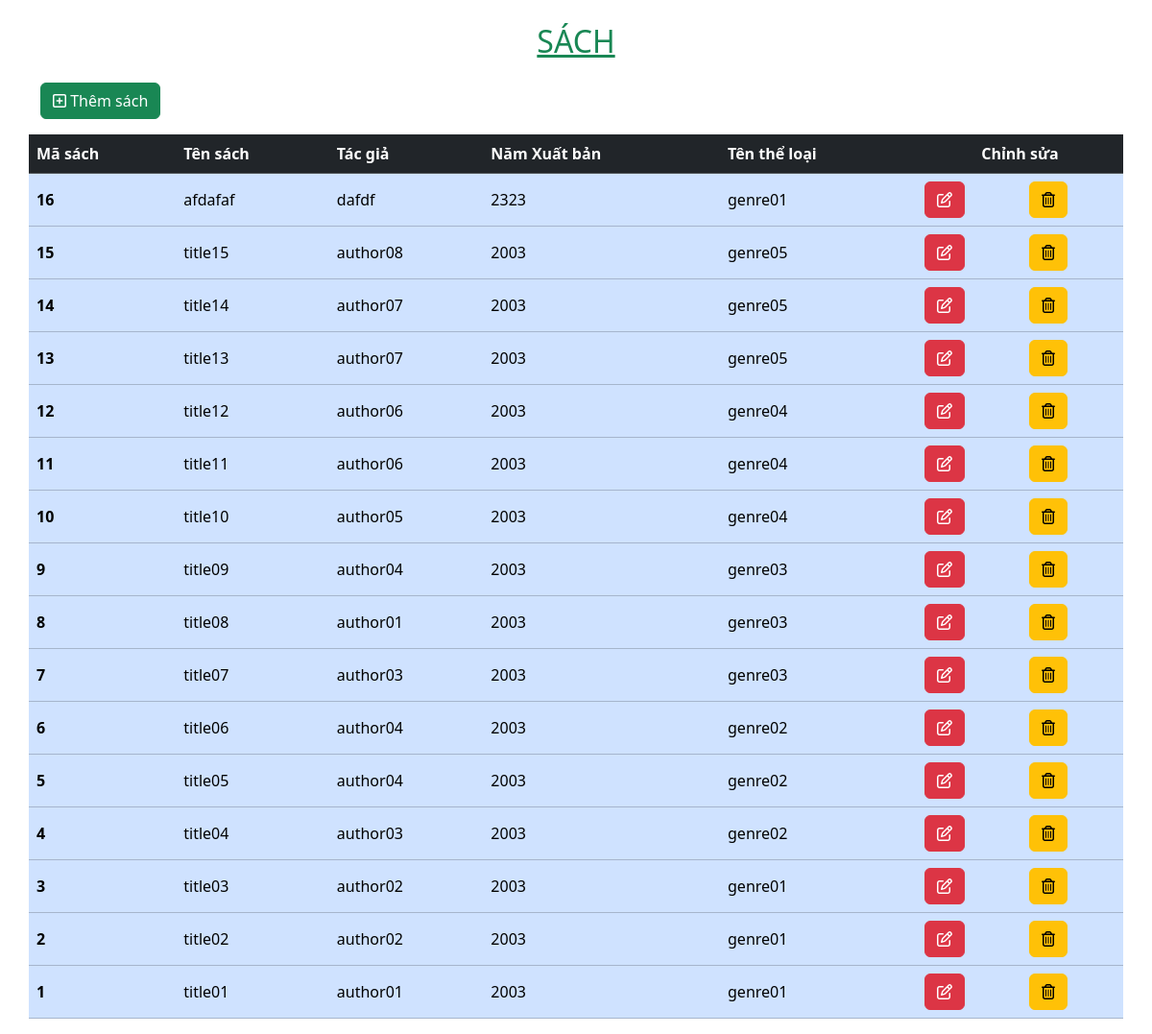
The page / on the database its author committed.
### tables this page shows
CREATE TABLE `books` (
  `BookID` int(11) NOT NULL,
  `Title` varchar(100) NOT NULL,
  `Author` varchar(100) NOT NULL,
  `PublicationYear` int(11) DEFAULT NULL,
  `GenreID` int(11) DEFAULT NULL
);

CREATE TABLE `geners` (
  `GenreID` int(11) NOT NULL,
  `GenreName` varchar(100) NOT NULL
);

### controllers/BookController.php (called while the page is built, shortened)
<?php
require_once 'models/Book.php';
class BookController{
    private $book = null;
    function __construct()
    {
        $this->db = new Database();
        $this->book = new Book($this->db);
    }
    function index(){
        $arr = $this->book->all();
        include 'views/index.php';
    }
}

### config/Database.php (called while the page is built)
<?php
    class Database{
        private $host = "localhost";
        private $db_user = "root";
        private $db_pass = "";
        private $db_name = "librarysystem";
        public function getConn(){
            try{
                $conn = new PDO("mysql:host=$this->host;dbname=$this->db_name", $this->db_user, $this->db_pass);
                return $conn;
            }catch(PDOException $e){
                echo 'null';
                return null;
            }
        }
    }
?>

### models/Book.php (called while the page is built, shortened)
<?php
class Book{
    private $id;
    private $title;
    private $author;
    private $public;
    private $genres;
    private $conn = null;
    public function __construct($db)
    {
        if($db != null){
            $this->conn = $db->getConn();
        }
    }
    function all(){
        $arrRes = [];
        $stmt = $this->conn->prepare("select b.bookID, b.title, b.author, b.publicationYear, g.genreName as genres from books b inner join geners g on b.genreID = g.GenreID order by b.bookId desc");
        $stmt->execute();
        $arr = $stmt->fetchAll();
        if($stmt->rowCount())
        foreach($arr as $obj){
            $book = new Book(new Database());
            $book->setData($obj['bookID'], $obj['title'], $obj['author'], $obj['publicationYear'], $obj['genres']);
            $arrRes[] = $book;
        }
        return $arrRes;
    }
    public function setData($id, $title, $author, $public, $genres){
        $this->id = $id;
        $this->title = $title;
        $this->author = $author;
        $this->public = $public;
        $this->genres = $genres;
    }
    function getTitle(){
        return $this->title;
    }
    function getAuthor(){
        return $this->author;
    }
    function getId(){
        return $this->id;
    }
    function getPublic(){
        return $this->public;
    }
    function getGenres(){
        return $this->genres;
    }
}

### views/index.php (the view, shortened to what this page needs)
<!DOCTYPE html>
<html lang="en">
<head>
    <link rel="stylesheet" href="asset/bootstrap-5.3.2/css/bootstrap.min.css">
    <link rel="stylesheet" href="asset/fontawesome/css/all.min.css">
</head>
<body>
    <h2 class="text-center text text-success my-4 text-uppercase text-decoration-underline">Sách</h2>
    <div class="container">
        <a href="?action=create">
            <button class="btn btn-success mb-3"><i class="fa-regular fa-square-plus"></i> Thêm sách</button>
        </a>
        <div class="row">
        <table class="table table-primary table-hover align-middle">
        <thead class="table-dark">
            <tr>
            <th scope="col">Mã sách</th>
            <th scope="col">Tên sách</th>
            <th scope="col">Tác giả</th>
            <th scope="col">Năm Xuất bản</th>
            <th scope="col">Tên thể loại</th>
            <th scope="col" class="text-center" colspan="3">Chỉnh sửa</th>
            </tr>
        </thead>
        <tbody>
                <?php foreach($arr as $obj):?>
                    <tr>
                        <th scope="row"><?=$obj->getId()?></th>
                        <td><?=$obj->getTitle()?></td>
                        <td><?=$obj->getAuthor()?></td>
                        <td><?=$obj->getPublic()?></td>
                        <td><?=$obj->getGenres()?></td>
                        <td ><a class="btn btn-danger" href="?controller=book&action=edit&id=<?=$obj->getId()?>"><i class="fa-regular fa-pen-to-square"></i></a></td>
                        <td ><button class="btn btn-warning" data-bs-toggle='modal'   data-bs-target='#A<?= $obj->getId(); ?>'><i class="fa-regular fa-trash-can"></i></button></td>
                    </tr>
                <?php endforeach;?>
        </tbody>
    </table>
        </div>
    </div>
</body>
</html>

### index.php (shortened to what this page needs)
<?php
require_once 'config/Database.php';
$controller = isset($_GET['controller']) ? $_GET['controller'] : 'book';
$action = isset($_GET['action']) ? $_GET['action'] : 'index';
$controllerClass = ucfirst($controller) . 'Controller';
$controllerFile = "controllers/$controllerClass.php";
if (file_exists($controllerFile)) {
    $controllerInstance = new $controllerClass();
    $controllerInstance->$action();
} else {
    echo "Controller not found.";
}
?>

### rows shown on the page
books: BookID "16", Title "afdafaf", Author "dafdf", PublicationYear "2323", GenreID.GenreName "genre01"
books: BookID "15", Title "title15", Author "author08", PublicationYear "2003", GenreID.GenreName "genre05"
books: BookID "14", Title "title14", Author "author07", PublicationYear "2003", GenreID.GenreName "genre05"
books: BookID "13", Title "title13", Author "author07", PublicationYear "2003", GenreID.GenreName "genre05"
books: BookID "12", Title "title12", Author "author06", PublicationYear "2003", GenreID.GenreName "genre04"
books: BookID "11", Title "title11", Author "author06", PublicationYear "2003", GenreID.GenreName "genre04"
books: BookID "10", Title "title10", Author "author05", PublicationYear "2003", GenreID.GenreName "genre04"
books: BookID "9", Title "title09", Author "author04", PublicationYear "2003", GenreID.GenreName "genre03"
books: BookID "8", Title "title08", Author "author01", PublicationYear "2003", GenreID.GenreName "genre03"
books: BookID "7", Title "title07", Author "author03", PublicationYear "2003", GenreID.GenreName "genre03"
books: BookID "6", Title "title06", Author "author04", PublicationYear "2003", GenreID.GenreName "genre02"
books: BookID "5", Title "title05", Author "author04", PublicationYear "2003", GenreID.GenreName "genre02"
books: BookID "4", Title "title04", Author "author03", PublicationYear "2003", GenreID.GenreName "genre02"
books: BookID "3", Title "title03", Author "author02", PublicationYear "2003", GenreID.GenreName "genre01"
books: BookID "2", Title "title02", Author "author02", PublicationYear "2003", GenreID.GenreName "genre01"
books: BookID "1", Title "title01", Author "author01", PublicationYear "2003", GenreID.GenreName "genre01"
